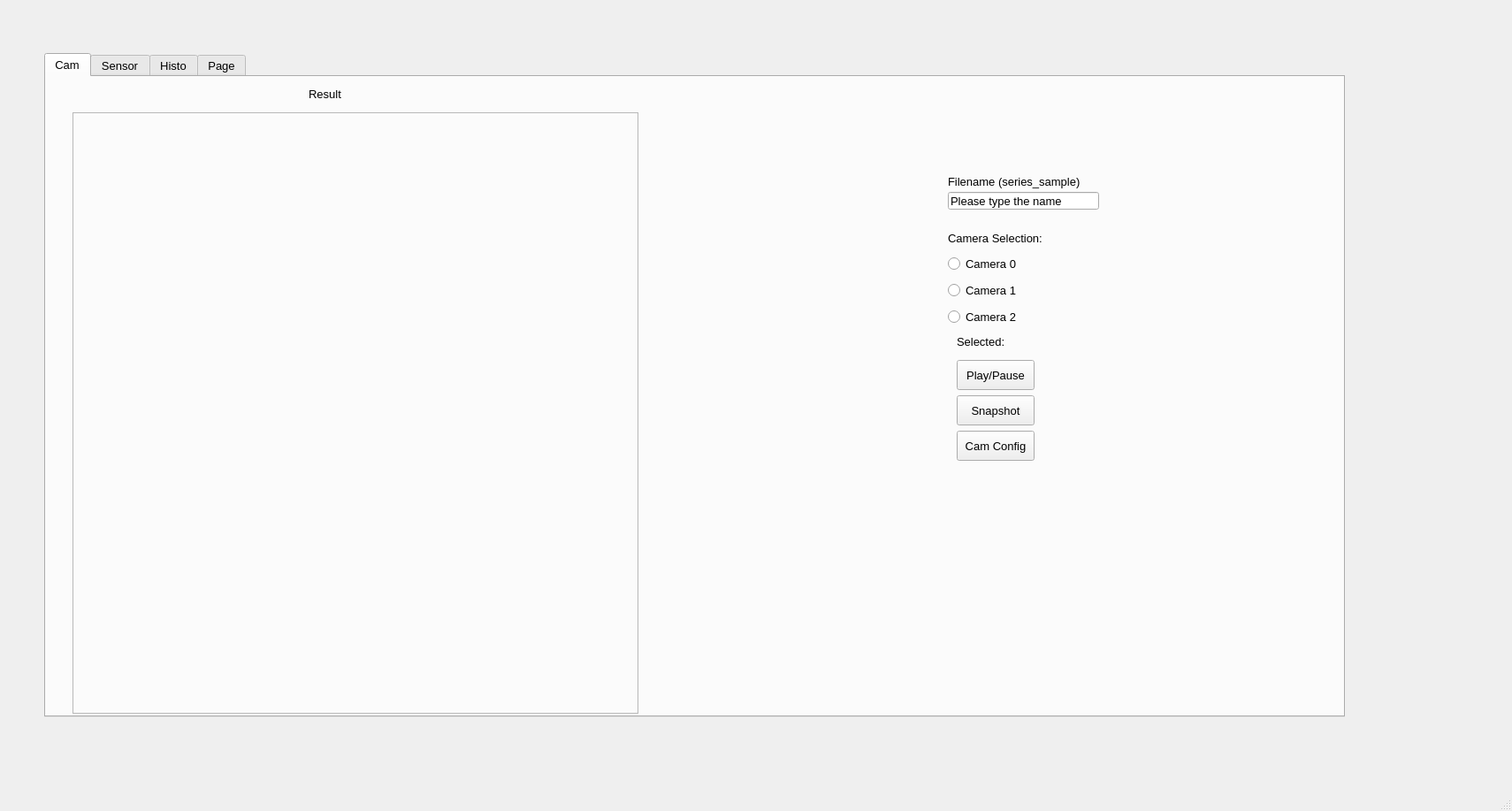
<?xml version="1.0" encoding="UTF-8"?>
<ui version="4.0">
 <class>MainWindow</class>
 <widget class="QMainWindow" name="MainWindow">
  <property name="geometry">
   <rect>
    <x>0</x>
    <y>0</y>
    <width>1710</width>
    <height>917</height>
   </rect>
  </property>
  <property name="sizePolicy">
   <sizepolicy hsizetype="MinimumExpanding" vsizetype="MinimumExpanding">
    <horstretch>0</horstretch>
    <verstretch>0</verstretch>
   </sizepolicy>
  </property>
  <property name="font">
   <font>
    <pointsize>10</pointsize>
   </font>
  </property>
  <property name="tabletTracking">
   <bool>false</bool>
  </property>
  <property name="windowTitle">
   <string>INSTEAD</string>
  </property>
  <property name="windowIcon">
   <iconset>
    <normaloff>../../../../Downloads/f046c48a-0a5f-43a6-93cd-e82bdb76511f.jpeg</normaloff>../../../../Downloads/f046c48a-0a5f-43a6-93cd-e82bdb76511f.jpeg</iconset>
  </property>
  <widget class="QWidget" name="centralwidget">
   <widget class="QPushButton" name="button1_4">
    <property name="geometry">
     <rect>
      <x>840</x>
      <y>1170</y>
      <width>88</width>
      <height>34</height>
     </rect>
    </property>
    <property name="text">
     <string>Open</string>
    </property>
   </widget>
   <widget class="QLabel" name="label_23">
    <property name="geometry">
     <rect>
      <x>870</x>
      <y>1140</y>
      <width>31</width>
      <height>18</height>
     </rect>
    </property>
    <property name="text">
     <string>Crop</string>
    </property>
   </widget>
   <widget class="QTabWidget" name="tabWidget">
    <property name="geometry">
     <rect>
      <x>50</x>
      <y>60</y>
      <width>1471</width>
      <height>751</height>
     </rect>
    </property>
    <property name="currentIndex">
     <number>0</number>
    </property>
    <widget class="QWidget" name="tab">
     <attribute name="title">
      <string>Cam</string>
     </attribute>
     <widget class="QLabel" name="label_2">
      <property name="geometry">
       <rect>
        <x>250</x>
        <y>10</y>
        <width>131</width>
        <height>18</height>
       </rect>
      </property>
      <property name="text">
       <string>Result</string>
      </property>
      <property name="alignment">
       <set>Qt::AlignCenter</set>
      </property>
     </widget>
     <widget class="QPushButton" name="startButton">
      <property name="geometry">
       <rect>
        <x>1030</x>
        <y>320</y>
        <width>88</width>
        <height>34</height>
       </rect>
      </property>
      <property name="text">
       <string>Play/Pause</string>
      </property>
     </widget>
     <widget class="QPushButton" name="snapButton">
      <property name="geometry">
       <rect>
        <x>1030</x>
        <y>360</y>
        <width>88</width>
        <height>34</height>
       </rect>
      </property>
      <property name="text">
       <string>Snapshot</string>
      </property>
     </widget>
     <widget class="QPushButton" name="camConfig">
      <property name="geometry">
       <rect>
        <x>1030</x>
        <y>400</y>
        <width>88</width>
        <height>34</height>
       </rect>
      </property>
      <property name="text">
       <string>Cam Config</string>
      </property>
     </widget>
     <widget class="QFrame" name="frame">
      <property name="geometry">
       <rect>
        <x>30</x>
        <y>40</y>
        <width>640</width>
        <height>680</height>
       </rect>
      </property>
      <property name="frameShape">
       <enum>QFrame::StyledPanel</enum>
      </property>
      <property name="frameShadow">
       <enum>QFrame::Raised</enum>
      </property>
     </widget>
     <widget class="QLabel" name="label_26">
      <property name="geometry">
       <rect>
        <x>1030</x>
        <y>290</y>
        <width>111</width>
        <height>18</height>
       </rect>
      </property>
      <property name="text">
       <string>Selected:</string>
      </property>
     </widget>
     <widget class="QLabel" name="label_22">
      <property name="geometry">
       <rect>
        <x>1020</x>
        <y>170</y>
        <width>159</width>
        <height>25</height>
       </rect>
      </property>
      <property name="text">
       <string>Camera Selection:</string>
      </property>
     </widget>
     <widget class="QRadioButton" name="radioButton0">
      <property name="geometry">
       <rect>
        <x>1020</x>
        <y>200</y>
        <width>159</width>
        <height>22</height>
       </rect>
      </property>
      <property name="text">
       <string>Camera 0</string>
      </property>
     </widget>
     <widget class="QRadioButton" name="radioButton1">
      <property name="geometry">
       <rect>
        <x>1020</x>
        <y>230</y>
        <width>159</width>
        <height>22</height>
       </rect>
      </property>
      <property name="text">
       <string>Camera 1</string>
      </property>
     </widget>
     <widget class="QRadioButton" name="radioButton2">
      <property name="geometry">
       <rect>
        <x>1020</x>
        <y>260</y>
        <width>159</width>
        <height>22</height>
       </rect>
      </property>
      <property name="text">
       <string>Camera 2</string>
      </property>
     </widget>
     <widget class="QLabel" name="label_5">
      <property name="geometry">
       <rect>
        <x>1020</x>
        <y>110</y>
        <width>231</width>
        <height>16</height>
       </rect>
      </property>
      <property name="text">
       <string>Filename (series_sample)</string>
      </property>
     </widget>
     <widget class="QLineEdit" name="fileName">
      <property name="geometry">
       <rect>
        <x>1020</x>
        <y>130</y>
        <width>171</width>
        <height>20</height>
       </rect>
      </property>
      <property name="text">
       <string>Please type the name</string>
      </property>
     </widget>
    </widget>
    <widget class="QWidget" name="tab_2">
     <attribute name="title">
      <string>Sensor</string>
     </attribute>
     <widget class="QLabel" name="label_32">
      <property name="geometry">
       <rect>
        <x>760</x>
        <y>240</y>
        <width>81</width>
        <height>18</height>
       </rect>
      </property>
      <property name="text">
       <string>Delay(ms):</string>
      </property>
     </widget>
     <widget class="QPushButton" name="startSampling">
      <property name="geometry">
       <rect>
        <x>760</x>
        <y>370</y>
        <width>88</width>
        <height>34</height>
       </rect>
      </property>
      <property name="text">
       <string>Start</string>
      </property>
     </widget>
     <widget class="QLineEdit" name="amount_input">
      <property name="geometry">
       <rect>
        <x>760</x>
        <y>200</y>
        <width>113</width>
        <height>32</height>
       </rect>
      </property>
      <property name="text">
       <string>3000</string>
      </property>
     </widget>
     <widget class="QLabel" name="label_33">
      <property name="geometry">
       <rect>
        <x>760</x>
        <y>180</y>
        <width>81</width>
        <height>18</height>
       </rect>
      </property>
      <property name="text">
       <string>Total data:</string>
      </property>
     </widget>
     <widget class="QLabel" name="label_28">
      <property name="geometry">
       <rect>
        <x>810</x>
        <y>10</y>
        <width>111</width>
        <height>18</height>
       </rect>
      </property>
      <property name="text">
       <string>Data sampling:</string>
      </property>
     </widget>
     <widget class="QLineEdit" name="delay_input">
      <property name="geometry">
       <rect>
        <x>760</x>
        <y>260</y>
        <width>113</width>
        <height>32</height>
       </rect>
      </property>
      <property name="text">
       <string>60</string>
      </property>
     </widget>
     <widget class="QLabel" name="label_29">
      <property name="geometry">
       <rect>
        <x>120</x>
        <y>40</y>
        <width>171</width>
        <height>18</height>
       </rect>
      </property>
      <property name="text">
       <string>Monitor:</string>
      </property>
     </widget>
     <widget class="QPushButton" name="refreshScreen">
      <property name="geometry">
       <rect>
        <x>760</x>
        <y>410</y>
        <width>88</width>
        <height>34</height>
       </rect>
      </property>
      <property name="text">
       <string>Refresh</string>
      </property>
     </widget>
     <widget class="QTextEdit" name="log_display">
      <property name="geometry">
       <rect>
        <x>120</x>
        <y>70</y>
        <width>541</width>
        <height>431</height>
       </rect>
      </property>
     </widget>
     <widget class="QLineEdit" name="repetition_input">
      <property name="geometry">
       <rect>
        <x>760</x>
        <y>320</y>
        <width>113</width>
        <height>32</height>
       </rect>
      </property>
      <property name="text">
       <string>5</string>
      </property>
     </widget>
     <widget class="QLabel" name="label_34">
      <property name="geometry">
       <rect>
        <x>760</x>
        <y>300</y>
        <width>151</width>
        <height>18</height>
       </rect>
      </property>
      <property name="text">
       <string>How many repetition?</string>
      </property>
     </widget>
     <widget class="QLabel" name="label_6">
      <property name="geometry">
       <rect>
        <x>760</x>
        <y>120</y>
        <width>201</width>
        <height>16</height>
       </rect>
      </property>
      <property name="text">
       <string>Filename: </string>
      </property>
     </widget>
     <widget class="QLineEdit" name="fileName_csv">
      <property name="geometry">
       <rect>
        <x>760</x>
        <y>140</y>
        <width>141</width>
        <height>31</height>
       </rect>
      </property>
      <property name="text">
       <string>series_sample</string>
      </property>
     </widget>
     <widget class="QLCDNumber" name="repetition_times">
      <property name="geometry">
       <rect>
        <x>590</x>
        <y>40</y>
        <width>71</width>
        <height>23</height>
       </rect>
      </property>
     </widget>
     <widget class="QLabel" name="label_35">
      <property name="geometry">
       <rect>
        <x>430</x>
        <y>40</y>
        <width>181</width>
        <height>18</height>
       </rect>
      </property>
      <property name="text">
       <string>Number of repetition:</string>
      </property>
     </widget>
     <widget class="QPushButton" name="open_folder">
      <property name="geometry">
       <rect>
        <x>760</x>
        <y>80</y>
        <width>211</width>
        <height>31</height>
       </rect>
      </property>
      <property name="text">
       <string>Open Save Folder</string>
      </property>
     </widget>
     <widget class="QLabel" name="label_11">
      <property name="geometry">
       <rect>
        <x>760</x>
        <y>60</y>
        <width>201</width>
        <height>16</height>
       </rect>
      </property>
      <property name="text">
       <string>Open File:</string>
      </property>
     </widget>
     <widget class="QPushButton" name="startSampling_2">
      <property name="geometry">
       <rect>
        <x>910</x>
        <y>140</y>
        <width>88</width>
        <height>34</height>
       </rect>
      </property>
      <property name="text">
       <string>Apply</string>
      </property>
     </widget>
    </widget>
    <widget class="QWidget" name="tab_5">
     <attribute name="title">
      <string>Histo</string>
     </attribute>
     <widget class="QFrame" name="crop_image">
      <property name="geometry">
       <rect>
        <x>710</x>
        <y>90</y>
        <width>640</width>
        <height>480</height>
       </rect>
      </property>
      <property name="frameShape">
       <enum>QFrame::StyledPanel</enum>
      </property>
      <property name="frameShadow">
       <enum>QFrame::Raised</enum>
      </property>
     </widget>
     <widget class="QPushButton" name="pushButton_3">
      <property name="geometry">
       <rect>
        <x>270</x>
        <y>670</y>
        <width>88</width>
        <height>34</height>
       </rect>
      </property>
      <property name="text">
       <string>Crop</string>
      </property>
     </widget>
     <widget class="QPushButton" name="pushButton_4">
      <property name="geometry">
       <rect>
        <x>400</x>
        <y>670</y>
        <width>88</width>
        <height>34</height>
       </rect>
      </property>
      <property name="text">
       <string>get Plot</string>
      </property>
     </widget>
     <widget class="QPushButton" name="pushButton_5">
      <property name="geometry">
       <rect>
        <x>140</x>
        <y>670</y>
        <width>88</width>
        <height>34</height>
       </rect>
      </property>
      <property name="text">
       <string>Open</string>
      </property>
     </widget>
     <widget class="QPushButton" name="pushButton_6">
      <property name="geometry">
       <rect>
        <x>510</x>
        <y>670</y>
        <width>88</width>
        <height>34</height>
       </rect>
      </property>
      <property name="text">
       <string>save Hist?</string>
      </property>
     </widget>
     <widget class="QLabel" name="label_3">
      <property name="geometry">
       <rect>
        <x>360</x>
        <y>30</y>
        <width>58</width>
        <height>18</height>
       </rect>
      </property>
      <property name="text">
       <string>CROP</string>
      </property>
     </widget>
     <widget class="QLabel" name="label_4">
      <property name="geometry">
       <rect>
        <x>1040</x>
        <y>30</y>
        <width>121</width>
        <height>18</height>
       </rect>
      </property>
      <property name="text">
       <string>HISTOGRAM</string>
      </property>
     </widget>
     <widget class="QPushButton" name="clearCropped">
      <property name="geometry">
       <rect>
        <x>10</x>
        <y>670</y>
        <width>88</width>
        <height>34</height>
       </rect>
      </property>
      <property name="text">
       <string>clear</string>
      </property>
     </widget>
     <widget class="QFrame" name="frame_4">
      <property name="geometry">
       <rect>
        <x>30</x>
        <y>90</y>
        <width>640</width>
        <height>480</height>
       </rect>
      </property>
      <property name="frameShape">
       <enum>QFrame::StyledPanel</enum>
      </property>
      <property name="frameShadow">
       <enum>QFrame::Raised</enum>
      </property>
      <widget class="QLabel" name="cropShow">
       <property name="geometry">
        <rect>
         <x>80</x>
         <y>-30</y>
         <width>640</width>
         <height>480</height>
        </rect>
       </property>
       <property name="text">
        <string>Image</string>
       </property>
       <property name="alignment">
        <set>Qt::AlignCenter</set>
       </property>
      </widget>
     </widget>
     <widget class="QDoubleSpinBox" name="doubleSpinBox">
      <property name="geometry">
       <rect>
        <x>90</x>
        <y>620</y>
        <width>62</width>
        <height>22</height>
       </rect>
      </property>
     </widget>
     <widget class="QLabel" name="label_8">
      <property name="geometry">
       <rect>
        <x>100</x>
        <y>600</y>
        <width>52</width>
        <height>15</height>
       </rect>
      </property>
      <property name="text">
       <string>X-axis:</string>
      </property>
     </widget>
     <widget class="QLabel" name="label_9">
      <property name="geometry">
       <rect>
        <x>230</x>
        <y>600</y>
        <width>52</width>
        <height>20</height>
       </rect>
      </property>
      <property name="text">
       <string>Y-axis:</string>
      </property>
     </widget>
     <widget class="QDoubleSpinBox" name="doubleSpinBox_2">
      <property name="geometry">
       <rect>
        <x>230</x>
        <y>620</y>
        <width>62</width>
        <height>22</height>
       </rect>
      </property>
     </widget>
     <widget class="QDoubleSpinBox" name="doubleSpinBox_3">
      <property name="geometry">
       <rect>
        <x>350</x>
        <y>620</y>
        <width>62</width>
        <height>22</height>
       </rect>
      </property>
     </widget>
     <widget class="QLabel" name="label_10">
      <property name="geometry">
       <rect>
        <x>330</x>
        <y>600</y>
        <width>101</width>
        <height>20</height>
       </rect>
      </property>
      <property name="text">
       <string>Radius (pixel)</string>
      </property>
     </widget>
     <zorder>frame_4</zorder>
     <zorder>crop_image</zorder>
     <zorder>pushButton_3</zorder>
     <zorder>pushButton_4</zorder>
     <zorder>pushButton_5</zorder>
     <zorder>pushButton_6</zorder>
     <zorder>label_3</zorder>
     <zorder>label_4</zorder>
     <zorder>clearCropped</zorder>
     <zorder>doubleSpinBox</zorder>
     <zorder>label_8</zorder>
     <zorder>label_9</zorder>
     <zorder>doubleSpinBox_2</zorder>
     <zorder>doubleSpinBox_3</zorder>
     <zorder>label_10</zorder>
    </widget>
    <widget class="QWidget" name="tab_3">
     <attribute name="title">
      <string>Page</string>
     </attribute>
     <widget class="QFrame" name="frame_2">
      <property name="geometry">
       <rect>
        <x>80</x>
        <y>120</y>
        <width>500</width>
        <height>400</height>
       </rect>
      </property>
      <property name="frameShape">
       <enum>QFrame::StyledPanel</enum>
      </property>
      <property name="frameShadow">
       <enum>QFrame::Raised</enum>
      </property>
      <widget class="QFrame" name="frame_5">
       <property name="geometry">
        <rect>
         <x>-10</x>
         <y>-40</y>
         <width>120</width>
         <height>80</height>
        </rect>
       </property>
       <property name="frameShape">
        <enum>QFrame::StyledPanel</enum>
       </property>
       <property name="frameShadow">
        <enum>QFrame::Raised</enum>
       </property>
      </widget>
     </widget>
     <widget class="QLabel" name="label_7">
      <property name="geometry">
       <rect>
        <x>250</x>
        <y>50</y>
        <width>52</width>
        <height>15</height>
       </rect>
      </property>
      <property name="text">
       <string>jadinya 6 grafik</string>
      </property>
     </widget>
    </widget>
   </widget>
  </widget>
  <widget class="QStatusBar" name="statusbar"/>
  <action name="actionSave">
   <property name="text">
    <string>Save</string>
   </property>
   <property name="shortcut">
    <string>Ctrl+S</string>
   </property>
  </action>
  <action name="actionNew">
   <property name="text">
    <string>New</string>
   </property>
   <property name="shortcut">
    <string>Ctrl+N</string>
   </property>
  </action>
  <action name="actionTeh_help">
   <property name="text">
    <string>Teh help</string>
   </property>
   <property name="shortcut">
    <string>Ctrl+Shift+/</string>
   </property>
  </action>
  <action name="actionQuit">
   <property name="text">
    <string>Quit</string>
   </property>
   <property name="shortcut">
    <string>Ctrl+Q</string>
   </property>
  </action>
  <action name="actionHome">
   <property name="text">
    <string>Home</string>
   </property>
  </action>
 </widget>
 <resources/>
 <connections/>
</ui>
